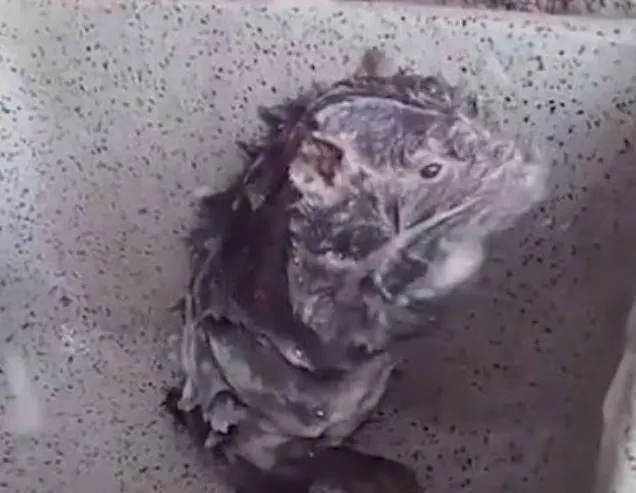
#> input picture lab3/rat.png, 636 x 493 px, found by its file name
$ python main.py
#> lines starting #> are read from the running program, lines starting #| are printed output that depends on the picture
#> further down, image is the input picture: shape (493, 636, 3); mean B, G, R 121.2, 111, 119.6
import numpy as np
import cv2
from math import floor, ceil

def local_binary_pattern(image, radius, num_points):
#> called with radius = 1, num_points = 8
    if len(image.shape) > 2:
        image = cv2.cvtColor(image, cv2.COLOR_BGR2GRAY)
#> image: shape (493, 636)

    lbp_image = np.zeros_like(image, dtype=np.uint8)

    height, width = image.shape
#> height = 493; width = 636

    angles = 2 * np.pi / num_points
    x_offsets = radius * np.cos(np.arange(num_points) * angles)
    y_offsets = -radius * np.sin(np.arange(num_points) * angles)

    x_offsets = np.round(x_offsets).astype(int)
    y_offsets = np.round(y_offsets).astype(int)

    for y in range(radius, height - radius):
        for x in range(radius, width - radius):
            center = image[y, x]
            binary_pattern = 0

            for i in range(num_points):
                nx = x + x_offsets[i]
                ny = y + y_offsets[i]

                if image[ny, nx] >= center:
                    binary_pattern |= (1 << (num_points - 1 - i))

            lbp_image[y, x] = binary_pattern
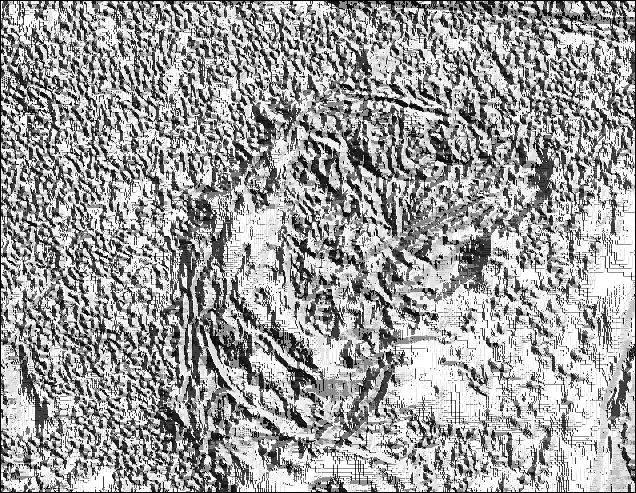
#> lbp_image: shape (493, 636); min 0, max 255, mean 159.3

    return lbp_image

# Example usage
if __name__ == "__main__":
    image = cv2.imread("lab3/rat.png")

    radius = 1
    num_points = 8

    lbp_image = local_binary_pattern(image, radius, num_points)

    cv2.imshow("Original Image", image)
    cv2.imwrite("lbp_output.jpg", lbp_image)
    cv2.imshow("LBP Image", lbp_image)
    cv2.waitKey(0)
    cv2.destroyAllWindows()
